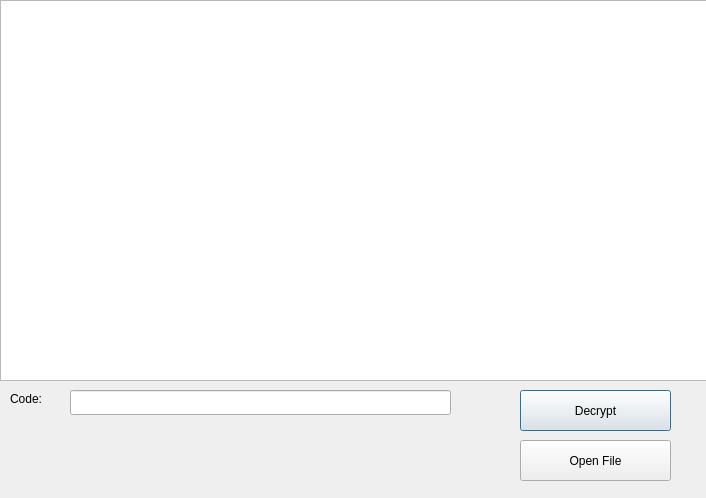
<?xml version="1.0" encoding="UTF-8"?>
<ui version="4.0">
 <class>viewer</class>
 <widget class="QDialog" name="viewer">
  <property name="geometry">
   <rect>
    <x>0</x>
    <y>0</y>
    <width>706</width>
    <height>498</height>
   </rect>
  </property>
  <property name="windowTitle">
   <string>Dialog</string>
  </property>
  <widget class="QTextEdit" name="decryptViewer">
   <property name="geometry">
    <rect>
     <x>0</x>
     <y>0</y>
     <width>711</width>
     <height>381</height>
    </rect>
   </property>
  </widget>
  <widget class="QLineEdit" name="decryptCode">
   <property name="geometry">
    <rect>
     <x>70</x>
     <y>390</y>
     <width>381</width>
     <height>25</height>
    </rect>
   </property>
  </widget>
  <widget class="QLabel" name="label">
   <property name="geometry">
    <rect>
     <x>10</x>
     <y>390</y>
     <width>67</width>
     <height>17</height>
    </rect>
   </property>
   <property name="text">
    <string>Code:</string>
   </property>
  </widget>
  <widget class="QPushButton" name="decryptButton">
   <property name="geometry">
    <rect>
     <x>520</x>
     <y>390</y>
     <width>151</width>
     <height>41</height>
    </rect>
   </property>
   <property name="text">
    <string>Decrypt</string>
   </property>
  </widget>
  <widget class="QPushButton" name="pushButton">
   <property name="geometry">
    <rect>
     <x>520</x>
     <y>440</y>
     <width>151</width>
     <height>41</height>
    </rect>
   </property>
   <property name="text">
    <string>Open File</string>
   </property>
  </widget>
 </widget>
 <resources/>
 <connections/>
</ui>
